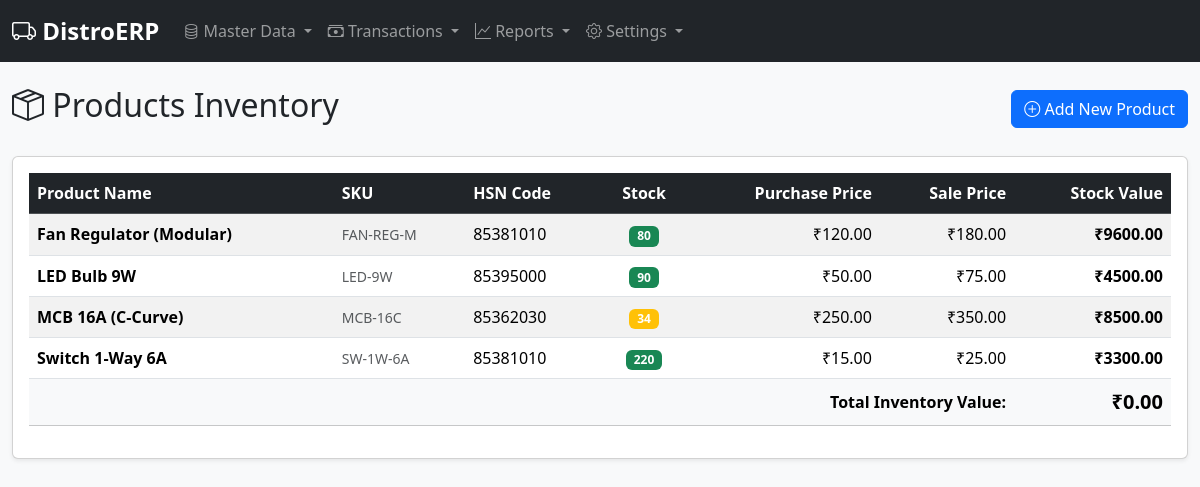
/products, run on an earlier commit of the app's database.
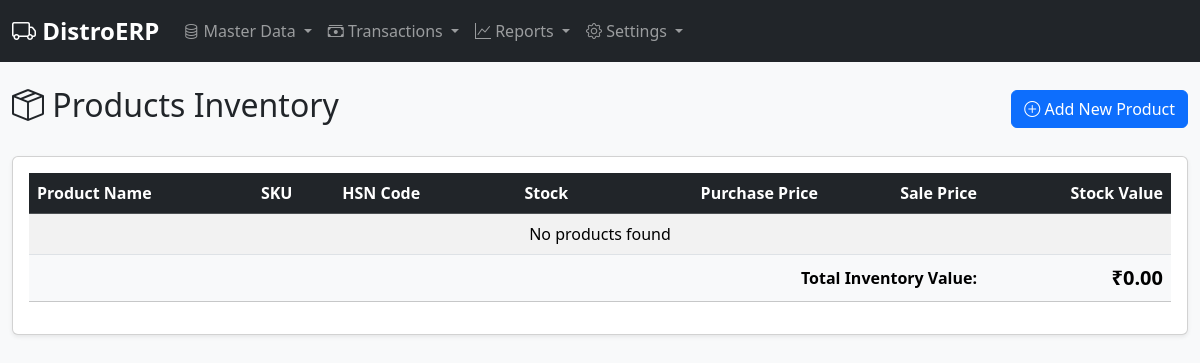
And on a later commit of the database.
### erp/models.py (models this page shows, shortened)
class Product(db.Model):
    id = db.Column(db.Integer, primary_key=True)
    name = db.Column(db.String(100), nullable=False, unique=True)
    sku = db.Column(db.String(50), nullable=False, unique=True)
    hsn_code = db.Column(db.String(8))
    stock = db.Column(db.Integer, default=0, nullable=False)
    purchase_price = db.Column(db.Float, nullable=False)
    sale_price = db.Column(db.Float, nullable=False)

### erp/routes.py (the view)
@bp.route('/products')
def products_list():
    products = Product.query.order_by(Product.name).all()
    return render_template('products_list.html', products=products)

### erp/templates/products_list.html
{% extends "base.html" %}
{% block content %}
<div class="d-flex justify-content-between align-items-center mb-4">
    <h2><i class="bi bi-box-seam"></i> Products Inventory</h2>
    <a href="{{ url_for('main.add_product') }}" class="btn btn-primary">
        <i class="bi bi-plus-circle"></i> Add New Product
    </a>
</div>
<div class="card shadow-sm">
    <div class="card-body">
        <div class="table-responsive">
            <table class="table table-hover table-striped">
                <thead class="table-dark">
                    <tr>
                        <th>Product Name</th>
                        <th>SKU</th>
                        <th>HSN Code</th>
                        <th class="text-center">Stock</th>
                        <th class="text-end">Purchase Price</th>
                        <th class="text-end">Sale Price</th>
                        <th class="text-end">Stock Value</th>
                    </tr>
                </thead>
                <tbody>
                    {% set total_value = 0 %}
                    {% for product in products %}
                    {% set stock_value = product.stock * product.purchase_price %}
                    {% set total_value = total_value + stock_value %}
                    <tr>
                        <td><strong>{{ product.name }}</strong></td>
                        <td><small class="text-muted">{{ product.sku }}</small></td>
                        <td>{{ product.hsn_code or 'N/A' }}</td>
                        <td class="text-center">
                            <span class="badge {% if product.stock < 10 %}bg-danger{% elif product.stock < 50 %}bg-warning{% else %}bg-success{% endif %}">
                                {{ product.stock }}
                            </span>
                        </td>
                        <td class="text-end">₹{{ "%.2f"|format(product.purchase_price) }}</td>
                        <td class="text-end">₹{{ "%.2f"|format(product.sale_price) }}</td>
                        <td class="text-end fw-bold">₹{{ "%.2f"|format(stock_value) }}</td>
                    </tr>
                    {% else %}
                    <tr>
                        <td colspan="7" class="text-center">No products found</td>
                    </tr>
                    {% endfor %}
                </tbody>
                <tfoot class="table-light">
                    <tr class="fw-bold">
                        <td colspan="6" class="text-end">Total Inventory Value:</td>
                        <td class="text-end fs-5">₹{{ "%.2f"|format(total_value) }}</td>
                    </tr>
                </tfoot>
            </table>
        </div>
    </div>
</div>
{% endblock %}

### erp/templates/base.html (shortened to what this page needs)
<!DOCTYPE html>
<html lang="en">
  <head>
    <link
      href="https://cdn.jsdelivr.net/npm/bootstrap@5.3.2/dist/css/bootstrap.min.css"
      rel="stylesheet"
    />
    <link
      rel="stylesheet"
      href="https://cdn.jsdelivr.net/npm/bootstrap-icons@1.11.1/font/bootstrap-icons.css"
    />
  </head>
  <body>
    <nav class="navbar navbar-expand-lg navbar-dark bg-dark sticky-top">
      <div class="container-fluid">
        <a class="navbar-brand" href="{{ url_for('main.dashboard') }}">
          <i class="bi bi-truck"></i> DistroERP
        </a>
        <div class="collapse navbar-collapse" id="mainNav">
          <ul class="navbar-nav me-auto mb-2 mb-lg-0">
            <li class="nav-item dropdown">
              <a
                class="nav-link dropdown-toggle"
                href="#"
                role="button"
                data-bs-toggle="dropdown"
              >
                <i class="bi bi-database"></i> Master Data
              </a>
            </li>
            <li class="nav-item dropdown">
              <a
                class="nav-link dropdown-toggle"
                href="#"
                role="button"
                data-bs-toggle="dropdown"
              >
                <i class="bi bi-cash-stack"></i> Transactions
              </a>
            </li>
            <li class="nav-item dropdown">
              <a
                class="nav-link dropdown-toggle"
                href="#"
                role="button"
                data-bs-toggle="dropdown"
              >
                <i class="bi bi-graph-up"></i> Reports
              </a>
            </li>
            <li class="nav-item dropdown">
              <a
                class="nav-link dropdown-toggle"
                href="#"
                role="button"
                data-bs-toggle="dropdown"
              >
                <i class="bi bi-gear"></i> Settings
              </a>
            </li>
          </ul>
        </div>
      </div>
    </nav>
    <main class="container-fluid mt-4">
       {% block content %}{% endblock %}
    </main>
  </body>
</html>

### erp/templates/base.html (style rules this page uses)
body { background-color: #f8f9fa; }
.navbar-brand { font-weight: bold; font-size: 1.5rem; }
.card { box-shadow: 0 0.125rem 0.25rem rgba(0, 0, 0, 0.075); }
.table-responsive { max-height: 600px; overflow-y: auto; }

What changed in the data, as far as the page shows it:
removed Product: name "Fan Regulator (Modular)", sku "FAN-REG-M", hsn_code "85381010", stock "80", purchase_price "120.00", sale_price "180.00", stock_value "9600.00"
removed Product: name "LED Bulb 9W", sku "LED-9W", hsn_code "85395000", stock "90", purchase_price "50.00", sale_price "75.00", stock_value "4500.00"
removed Product: name "MCB 16A (C-Curve)", sku "MCB-16C", hsn_code "85362030", stock "34", purchase_price "250.00", sale_price "350.00", stock_value "8500.00"
removed Product: name "Switch 1-Way 6A", sku "SW-1W-6A", hsn_code "85381010", stock "220", purchase_price "15.00", sale_price "25.00", stock_value "3300.00"
Also different on the page:
text now shown: "No products found"
